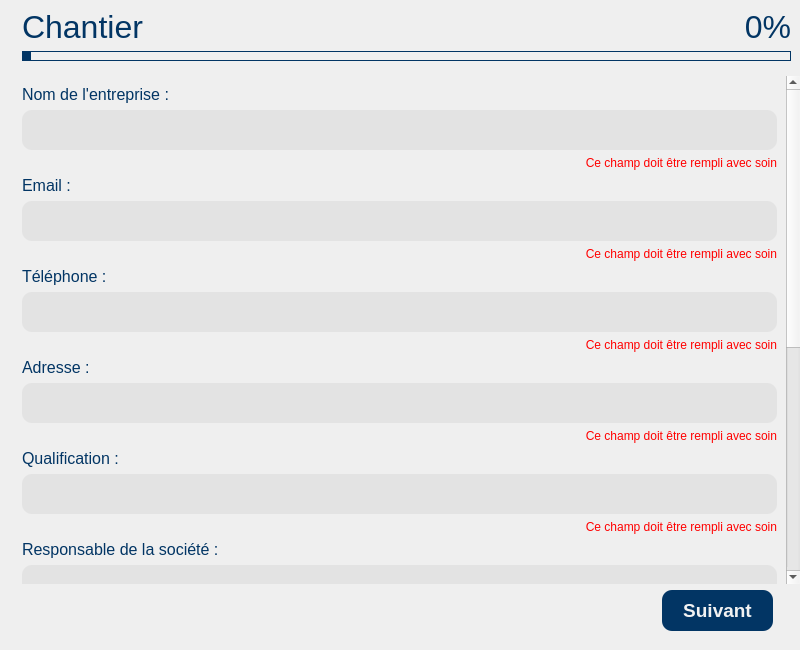
<?xml version="1.0" encoding="UTF-8"?>
<ui version="4.0">
 <class>Dialog</class>
 <widget class="QDialog" name="Dialog">
  <property name="geometry">
   <rect>
    <x>0</x>
    <y>0</y>
    <width>800</width>
    <height>650</height>
   </rect>
  </property>
  <property name="minimumSize">
   <size>
    <width>800</width>
    <height>480</height>
   </size>
  </property>
  <property name="windowTitle">
   <string>Dialog</string>
  </property>
  <layout class="QGridLayout" name="gridLayout">
   <property name="leftMargin">
    <number>0</number>
   </property>
   <property name="topMargin">
    <number>0</number>
   </property>
   <property name="rightMargin">
    <number>0</number>
   </property>
   <property name="bottomMargin">
    <number>0</number>
   </property>
   <item row="0" column="0">
    <layout class="QHBoxLayout" name="horizontalLayout">
     <item>
      <widget class="QLabel" name="label">
       <property name="maximumSize">
        <size>
         <width>500</width>
         <height>16777215</height>
        </size>
       </property>
       <property name="text">
        <string/>
       </property>
       <property name="pixmap">
        <pixmap resource="test.qrc">:/img_back/background.jpg</pixmap>
       </property>
       <property name="scaledContents">
        <bool>true</bool>
       </property>
      </widget>
     </item>
     <item>
      <widget class="QWidget" name="widget" native="true">
       <layout class="QVBoxLayout" name="verticalLayout">
        <property name="leftMargin">
         <number>0</number>
        </property>
        <property name="topMargin">
         <number>0</number>
        </property>
        <property name="rightMargin">
         <number>0</number>
        </property>
        <property name="bottomMargin">
         <number>10</number>
        </property>
        <item>
         <widget class="QWidget" name="w_top" native="true">
          <property name="minimumSize">
           <size>
            <width>0</width>
            <height>70</height>
           </size>
          </property>
          <property name="maximumSize">
           <size>
            <width>16777215</width>
            <height>70</height>
           </size>
          </property>
          <layout class="QGridLayout" name="gridLayout_2">
           <item row="0" column="0">
            <widget class="QLabel" name="label_2">
             <property name="font">
              <font>
               <pointsize>24</pointsize>
              </font>
             </property>
             <property name="styleSheet">
              <string notr="true">color:#023564;</string>
             </property>
             <property name="text">
              <string>Chantier</string>
             </property>
            </widget>
           </item>
           <item row="0" column="1">
            <widget class="QLabel" name="label_3">
             <property name="font">
              <font>
               <pointsize>24</pointsize>
              </font>
             </property>
             <property name="styleSheet">
              <string notr="true">color:#023564;</string>
             </property>
             <property name="text">
              <string>0%</string>
             </property>
             <property name="alignment">
              <set>Qt::AlignRight|Qt::AlignTrailing|Qt::AlignVCenter</set>
             </property>
            </widget>
           </item>
           <item row="1" column="0" colspan="2">
            <widget class="QWidget" name="widget_2" native="true">
             <property name="minimumSize">
              <size>
               <width>0</width>
               <height>10</height>
              </size>
             </property>
             <property name="maximumSize">
              <size>
               <width>16777215</width>
               <height>10</height>
              </size>
             </property>
             <property name="styleSheet">
              <string notr="true">border: 1 solid #023564;</string>
             </property>
             <layout class="QHBoxLayout" name="horizontalLayout_3">
              <property name="spacing">
               <number>0</number>
              </property>
              <property name="sizeConstraint">
               <enum>QLayout::SetDefaultConstraint</enum>
              </property>
              <property name="leftMargin">
               <number>0</number>
              </property>
              <property name="topMargin">
               <number>0</number>
              </property>
              <property name="rightMargin">
               <number>0</number>
              </property>
              <property name="bottomMargin">
               <number>0</number>
              </property>
              <item>
               <widget class="QWidget" name="widget_5" native="true">
                <property name="sizePolicy">
                 <sizepolicy hsizetype="Preferred" vsizetype="Preferred">
                  <horstretch>1</horstretch>
                  <verstretch>0</verstretch>
                 </sizepolicy>
                </property>
                <property name="styleSheet">
                 <string notr="true">background-color:rgb(2, 53, 100);
width: 50%;</string>
                </property>
               </widget>
              </item>
              <item>
               <widget class="QWidget" name="widget_4" native="true">
                <property name="sizePolicy">
                 <sizepolicy hsizetype="Preferred" vsizetype="Preferred">
                  <horstretch>100</horstretch>
                  <verstretch>0</verstretch>
                 </sizepolicy>
                </property>
                <property name="minimumSize">
                 <size>
                  <width>0</width>
                  <height>10</height>
                 </size>
                </property>
                <property name="maximumSize">
                 <size>
                  <width>16777215</width>
                  <height>10</height>
                 </size>
                </property>
                <property name="styleSheet">
                 <string notr="true"/>
                </property>
               </widget>
              </item>
             </layout>
            </widget>
           </item>
          </layout>
         </widget>
        </item>
        <item>
         <widget class="QScrollArea" name="pnls_1">
          <property name="styleSheet">
           <string notr="true">QTextEdit
{
background:#e3e3e3;
border: 0;
border-radius: 10px;
color:#ababab;
font: 19pt &quot;Arial&quot;;
padding-left:5px;
}

QTextEdit:focus
{
color:#ff9801;
background:#f2f2f2;
border: 1px Solid #ff9801;
font: 19pt &quot;Arial&quot;;
}

QLabel
{
	color : red;
	font: 12pt &quot;Arial&quot;;

}</string>
          </property>
          <property name="frameShape">
           <enum>QFrame::NoFrame</enum>
          </property>
          <property name="frameShadow">
           <enum>QFrame::Sunken</enum>
          </property>
          <property name="lineWidth">
           <number>0</number>
          </property>
          <property name="verticalScrollBarPolicy">
           <enum>Qt::ScrollBarAsNeeded</enum>
          </property>
          <property name="widgetResizable">
           <bool>true</bool>
          </property>
          <widget class="QWidget" name="pnl_main">
           <property name="geometry">
            <rect>
             <x>0</x>
             <y>0</y>
             <width>770</width>
             <height>976</height>
            </rect>
           </property>
           <layout class="QVBoxLayout" name="verticalLayout_2">
            <item>
             <widget class="QLabel" name="label_4">
              <property name="font">
               <font>
                <family>Arial</family>
                <pointsize>12</pointsize>
                <weight>50</weight>
                <italic>false</italic>
                <bold>false</bold>
               </font>
              </property>
              <property name="styleSheet">
               <string notr="true">color:#023564;</string>
              </property>
              <property name="text">
               <string>Nom de l'entreprise :</string>
              </property>
             </widget>
            </item>
            <item>
             <widget class="QTextEdit" name="txt_name1">
              <property name="maximumSize">
               <size>
                <width>16777215</width>
                <height>40</height>
               </size>
              </property>
              <property name="styleSheet">
               <string notr="true"/>
              </property>
              <property name="tabChangesFocus">
               <bool>true</bool>
              </property>
              <property name="placeholderText">
               <string/>
              </property>
             </widget>
            </item>
            <item>
             <widget class="QLabel" name="lbl_name1">
              <property name="enabled">
               <bool>true</bool>
              </property>
              <property name="inputMethodHints">
               <set>Qt::ImhNone</set>
              </property>
              <property name="text">
               <string>Ce champ doit être rempli avec soin</string>
              </property>
              <property name="alignment">
               <set>Qt::AlignRight|Qt::AlignTrailing|Qt::AlignVCenter</set>
              </property>
             </widget>
            </item>
            <item>
             <widget class="QLabel" name="label_5">
              <property name="font">
               <font>
                <family>Arial</family>
                <pointsize>12</pointsize>
                <weight>50</weight>
                <italic>false</italic>
                <bold>false</bold>
               </font>
              </property>
              <property name="styleSheet">
               <string notr="true">color:#023564;</string>
              </property>
              <property name="text">
               <string>Email :</string>
              </property>
             </widget>
            </item>
            <item>
             <widget class="QTextEdit" name="txt_email">
              <property name="maximumSize">
               <size>
                <width>16777215</width>
                <height>40</height>
               </size>
              </property>
              <property name="styleSheet">
               <string notr="true"/>
              </property>
              <property name="tabChangesFocus">
               <bool>true</bool>
              </property>
              <property name="placeholderText">
               <string/>
              </property>
             </widget>
            </item>
            <item>
             <widget class="QLabel" name="lbl_email">
              <property name="enabled">
               <bool>true</bool>
              </property>
              <property name="inputMethodHints">
               <set>Qt::ImhNone</set>
              </property>
              <property name="text">
               <string>Ce champ doit être rempli avec soin</string>
              </property>
              <property name="alignment">
               <set>Qt::AlignRight|Qt::AlignTrailing|Qt::AlignVCenter</set>
              </property>
             </widget>
            </item>
            <item>
             <widget class="QLabel" name="label_6">
              <property name="font">
               <font>
                <family>Arial</family>
                <pointsize>12</pointsize>
                <weight>50</weight>
                <italic>false</italic>
                <bold>false</bold>
               </font>
              </property>
              <property name="styleSheet">
               <string notr="true">color:#023564;</string>
              </property>
              <property name="text">
               <string>Téléphone :</string>
              </property>
             </widget>
            </item>
            <item>
             <widget class="QTextEdit" name="txt_phone">
              <property name="maximumSize">
               <size>
                <width>16777215</width>
                <height>40</height>
               </size>
              </property>
              <property name="styleSheet">
               <string notr="true"/>
              </property>
              <property name="tabChangesFocus">
               <bool>true</bool>
              </property>
              <property name="placeholderText">
               <string/>
              </property>
             </widget>
            </item>
            <item>
             <widget class="QLabel" name="lbl_phone">
              <property name="enabled">
               <bool>true</bool>
              </property>
              <property name="inputMethodHints">
               <set>Qt::ImhNone</set>
              </property>
              <property name="text">
               <string>Ce champ doit être rempli avec soin</string>
              </property>
              <property name="alignment">
               <set>Qt::AlignRight|Qt::AlignTrailing|Qt::AlignVCenter</set>
              </property>
             </widget>
            </item>
            <item>
             <widget class="QLabel" name="label_11">
              <property name="font">
               <font>
                <family>Arial</family>
                <pointsize>12</pointsize>
                <weight>50</weight>
                <italic>false</italic>
                <bold>false</bold>
               </font>
              </property>
              <property name="styleSheet">
               <string notr="true">color:#023564;</string>
              </property>
              <property name="text">
               <string>Adresse :</string>
              </property>
             </widget>
            </item>
            <item>
             <widget class="QTextEdit" name="txt_address1">
              <property name="maximumSize">
               <size>
                <width>16777215</width>
                <height>40</height>
               </size>
              </property>
              <property name="styleSheet">
               <string notr="true"/>
              </property>
              <property name="tabChangesFocus">
               <bool>true</bool>
              </property>
              <property name="placeholderText">
               <string/>
              </property>
             </widget>
            </item>
            <item>
             <widget class="QLabel" name="lbl_address1">
              <property name="enabled">
               <bool>true</bool>
              </property>
              <property name="inputMethodHints">
               <set>Qt::ImhNone</set>
              </property>
              <property name="text">
               <string>Ce champ doit être rempli avec soin</string>
              </property>
              <property name="alignment">
               <set>Qt::AlignRight|Qt::AlignTrailing|Qt::AlignVCenter</set>
              </property>
             </widget>
            </item>
            <item>
             <widget class="QLabel" name="label_12">
              <property name="font">
               <font>
                <family>Arial</family>
                <pointsize>12</pointsize>
                <weight>50</weight>
                <italic>false</italic>
                <bold>false</bold>
               </font>
              </property>
              <property name="styleSheet">
               <string notr="true">color:#023564;</string>
              </property>
              <property name="text">
               <string>Qualification :</string>
              </property>
             </widget>
            </item>
            <item>
             <widget class="QTextEdit" name="txt_qul">
              <property name="maximumSize">
               <size>
                <width>16777215</width>
                <height>40</height>
               </size>
              </property>
              <property name="styleSheet">
               <string notr="true"/>
              </property>
              <property name="tabChangesFocus">
               <bool>true</bool>
              </property>
              <property name="placeholderText">
               <string/>
              </property>
             </widget>
            </item>
            <item>
             <widget class="QLabel" name="lbl_qul">
              <property name="enabled">
               <bool>true</bool>
              </property>
              <property name="inputMethodHints">
               <set>Qt::ImhNone</set>
              </property>
              <property name="text">
               <string>Ce champ doit être rempli avec soin</string>
              </property>
              <property name="alignment">
               <set>Qt::AlignRight|Qt::AlignTrailing|Qt::AlignVCenter</set>
              </property>
             </widget>
            </item>
            <item>
             <widget class="QLabel" name="label_13">
              <property name="font">
               <font>
                <family>Arial</family>
                <pointsize>12</pointsize>
                <weight>50</weight>
                <italic>false</italic>
                <bold>false</bold>
               </font>
              </property>
              <property name="styleSheet">
               <string notr="true">color:#023564;</string>
              </property>
              <property name="text">
               <string>Responsable de la société :</string>
              </property>
             </widget>
            </item>
            <item>
             <widget class="QTextEdit" name="txt_res">
              <property name="maximumSize">
               <size>
                <width>16777215</width>
                <height>40</height>
               </size>
              </property>
              <property name="styleSheet">
               <string notr="true"/>
              </property>
              <property name="tabChangesFocus">
               <bool>true</bool>
              </property>
              <property name="placeholderText">
               <string/>
              </property>
             </widget>
            </item>
            <item>
             <widget class="QLabel" name="lbl_res">
              <property name="enabled">
               <bool>true</bool>
              </property>
              <property name="inputMethodHints">
               <set>Qt::ImhNone</set>
              </property>
              <property name="text">
               <string>Ce champ doit être rempli avec soin</string>
              </property>
              <property name="alignment">
               <set>Qt::AlignRight|Qt::AlignTrailing|Qt::AlignVCenter</set>
              </property>
             </widget>
            </item>
            <item>
             <widget class="QLabel" name="label_7">
              <property name="font">
               <font>
                <family>Arial</family>
                <pointsize>12</pointsize>
                <weight>50</weight>
                <italic>false</italic>
                <bold>false</bold>
               </font>
              </property>
              <property name="styleSheet">
               <string notr="true">color:#023564;</string>
              </property>
              <property name="text">
               <string>Logo :</string>
              </property>
             </widget>
            </item>
            <item>
             <widget class="QWidget" name="widget_3" native="true">
              <property name="minimumSize">
               <size>
                <width>0</width>
                <height>55</height>
               </size>
              </property>
              <layout class="QGridLayout" name="gridLayout_3">
               <item row="0" column="0">
                <widget class="QTextEdit" name="txt_logo">
                 <property name="minimumSize">
                  <size>
                   <width>0</width>
                   <height>40</height>
                  </size>
                 </property>
                 <property name="maximumSize">
                  <size>
                   <width>16777215</width>
                   <height>40</height>
                  </size>
                 </property>
                 <property name="styleSheet">
                  <string notr="true"/>
                 </property>
                 <property name="tabChangesFocus">
                  <bool>true</bool>
                 </property>
                 <property name="placeholderText">
                  <string/>
                 </property>
                </widget>
               </item>
               <item row="0" column="1">
                <widget class="QPushButton" name="btn_choose">
                 <property name="minimumSize">
                  <size>
                   <width>100</width>
                   <height>40</height>
                  </size>
                 </property>
                 <property name="maximumSize">
                  <size>
                   <width>100</width>
                   <height>16777215</height>
                  </size>
                 </property>
                 <property name="font">
                  <font>
                   <family>Arial</family>
                   <pointsize>14</pointsize>
                   <weight>75</weight>
                   <italic>false</italic>
                   <bold>true</bold>
                  </font>
                 </property>
                 <property name="styleSheet">
                  <string notr="true">QPushButton#btn_choose
{
background-color:#ababab;
color:#f2f2f2;
border-radius: 10px;
font: 75 14pt &quot;Arial&quot;;
font-weight: bold;
}

QPushButton#btn_choose:hover
{
background-color:#cbc9c9;
}</string>
                 </property>
                 <property name="text">
                  <string>Choisir</string>
                 </property>
                 <property name="checkable">
                  <bool>false</bool>
                 </property>
                 <property name="flat">
                  <bool>false</bool>
                 </property>
                </widget>
               </item>
              </layout>
             </widget>
            </item>
            <item>
             <widget class="QLabel" name="lbl_logo">
              <property name="enabled">
               <bool>true</bool>
              </property>
              <property name="inputMethodHints">
               <set>Qt::ImhNone</set>
              </property>
              <property name="text">
               <string>Ajouter un logo</string>
              </property>
              <property name="alignment">
               <set>Qt::AlignRight|Qt::AlignTrailing|Qt::AlignVCenter</set>
              </property>
             </widget>
            </item>
            <item>
             <widget class="Line" name="line">
              <property name="styleSheet">
               <string notr="true">background-color:#ababab;</string>
              </property>
              <property name="frameShadow">
               <enum>QFrame::Plain</enum>
              </property>
              <property name="orientation">
               <enum>Qt::Horizontal</enum>
              </property>
             </widget>
            </item>
            <item>
             <widget class="QLabel" name="label_8">
              <property name="font">
               <font>
                <family>Arial</family>
                <pointsize>12</pointsize>
                <weight>50</weight>
                <italic>false</italic>
                <bold>false</bold>
               </font>
              </property>
              <property name="styleSheet">
               <string notr="true">color:#023564;</string>
              </property>
              <property name="text">
               <string>Nom chantier :</string>
              </property>
             </widget>
            </item>
            <item>
             <widget class="QTextEdit" name="txt_name2">
              <property name="maximumSize">
               <size>
                <width>16777215</width>
                <height>40</height>
               </size>
              </property>
              <property name="styleSheet">
               <string notr="true"/>
              </property>
              <property name="tabChangesFocus">
               <bool>true</bool>
              </property>
              <property name="placeholderText">
               <string/>
              </property>
             </widget>
            </item>
            <item>
             <widget class="QLabel" name="lbl_name2">
              <property name="enabled">
               <bool>true</bool>
              </property>
              <property name="inputMethodHints">
               <set>Qt::ImhNone</set>
              </property>
              <property name="text">
               <string>Ce champ doit être rempli avec soin</string>
              </property>
              <property name="alignment">
               <set>Qt::AlignRight|Qt::AlignTrailing|Qt::AlignVCenter</set>
              </property>
             </widget>
            </item>
            <item>
             <widget class="QLabel" name="label_9">
              <property name="font">
               <font>
                <family>Arial</family>
                <pointsize>12</pointsize>
                <weight>50</weight>
                <italic>false</italic>
                <bold>false</bold>
               </font>
              </property>
              <property name="styleSheet">
               <string notr="true">color:#023564;</string>
              </property>
              <property name="text">
               <string>Adresse de chantier :</string>
              </property>
             </widget>
            </item>
            <item>
             <widget class="QTextEdit" name="txt_address2">
              <property name="maximumSize">
               <size>
                <width>16777215</width>
                <height>40</height>
               </size>
              </property>
              <property name="styleSheet">
               <string notr="true"/>
              </property>
              <property name="tabChangesFocus">
               <bool>true</bool>
              </property>
              <property name="placeholderText">
               <string/>
              </property>
             </widget>
            </item>
            <item>
             <widget class="QLabel" name="lbl_address2">
              <property name="enabled">
               <bool>true</bool>
              </property>
              <property name="inputMethodHints">
               <set>Qt::ImhNone</set>
              </property>
              <property name="text">
               <string>Ce champ doit être rempli avec soin</string>
              </property>
              <property name="alignment">
               <set>Qt::AlignRight|Qt::AlignTrailing|Qt::AlignVCenter</set>
              </property>
             </widget>
            </item>
            <item>
             <widget class="QLabel" name="label_10">
              <property name="font">
               <font>
                <family>Arial</family>
                <pointsize>12</pointsize>
                <weight>50</weight>
                <italic>false</italic>
                <bold>false</bold>
               </font>
              </property>
              <property name="styleSheet">
               <string notr="true">color:#023564;</string>
              </property>
              <property name="text">
               <string>Ville :</string>
              </property>
             </widget>
            </item>
            <item>
             <widget class="QTextEdit" name="txt_city">
              <property name="maximumSize">
               <size>
                <width>16777215</width>
                <height>40</height>
               </size>
              </property>
              <property name="styleSheet">
               <string notr="true"/>
              </property>
              <property name="tabChangesFocus">
               <bool>true</bool>
              </property>
              <property name="placeholderText">
               <string/>
              </property>
             </widget>
            </item>
            <item>
             <widget class="QLabel" name="lbl_city">
              <property name="enabled">
               <bool>true</bool>
              </property>
              <property name="inputMethodHints">
               <set>Qt::ImhNone</set>
              </property>
              <property name="text">
               <string>Ce champ doit être rempli avec soin</string>
              </property>
              <property name="alignment">
               <set>Qt::AlignRight|Qt::AlignTrailing|Qt::AlignVCenter</set>
              </property>
             </widget>
            </item>
           </layout>
          </widget>
         </widget>
        </item>
        <item>
         <widget class="QWidget" name="pnl_btns" native="true">
          <property name="maximumSize">
           <size>
            <width>16777215</width>
            <height>50</height>
           </size>
          </property>
          <property name="font">
           <font>
            <family>Arial Black</family>
           </font>
          </property>
          <layout class="QHBoxLayout" name="horizontalLayout_2">
           <property name="leftMargin">
            <number>27</number>
           </property>
           <property name="topMargin">
            <number>0</number>
           </property>
           <property name="rightMargin">
            <number>27</number>
           </property>
           <property name="bottomMargin">
            <number>18</number>
           </property>
           <item>
            <spacer name="horizontalSpacer">
             <property name="orientation">
              <enum>Qt::Horizontal</enum>
             </property>
             <property name="sizeHint" stdset="0">
              <size>
               <width>40</width>
               <height>20</height>
              </size>
             </property>
            </spacer>
           </item>
           <item>
            <widget class="QPushButton" name="btn_next">
             <property name="minimumSize">
              <size>
               <width>111</width>
               <height>41</height>
              </size>
             </property>
             <property name="maximumSize">
              <size>
               <width>111</width>
               <height>41</height>
              </size>
             </property>
             <property name="font">
              <font>
               <family>Arial</family>
               <pointsize>14</pointsize>
               <weight>75</weight>
               <italic>false</italic>
               <bold>true</bold>
              </font>
             </property>
             <property name="styleSheet">
              <string notr="true">QPushButton#btn_next
{
background-color:rgb(2, 53, 100);
color:#f2f2f2;
border-radius: 10px;
font: 75 14pt &quot;Arial&quot;;
font-weight: bold;
}

QPushButton#btn_next:hover
{
background-color:#2d5c87;
}</string>
             </property>
             <property name="text">
              <string>Suivant</string>
             </property>
             <property name="checkable">
              <bool>false</bool>
             </property>
             <property name="flat">
              <bool>false</bool>
             </property>
            </widget>
           </item>
          </layout>
         </widget>
        </item>
       </layout>
      </widget>
     </item>
    </layout>
   </item>
  </layout>
 </widget>
 <tabstops>
  <tabstop>txt_name1</tabstop>
  <tabstop>txt_email</tabstop>
  <tabstop>txt_phone</tabstop>
  <tabstop>txt_address1</tabstop>
  <tabstop>txt_qul</tabstop>
  <tabstop>txt_res</tabstop>
  <tabstop>btn_next</tabstop>
  <tabstop>txt_logo</tabstop>
  <tabstop>btn_choose</tabstop>
  <tabstop>txt_name2</tabstop>
  <tabstop>txt_address2</tabstop>
  <tabstop>txt_city</tabstop>
  <tabstop>pnls_1</tabstop>
 </tabstops>
 <resources>
  <include location="test.qrc"/>
 </resources>
 <connections/>
</ui>
